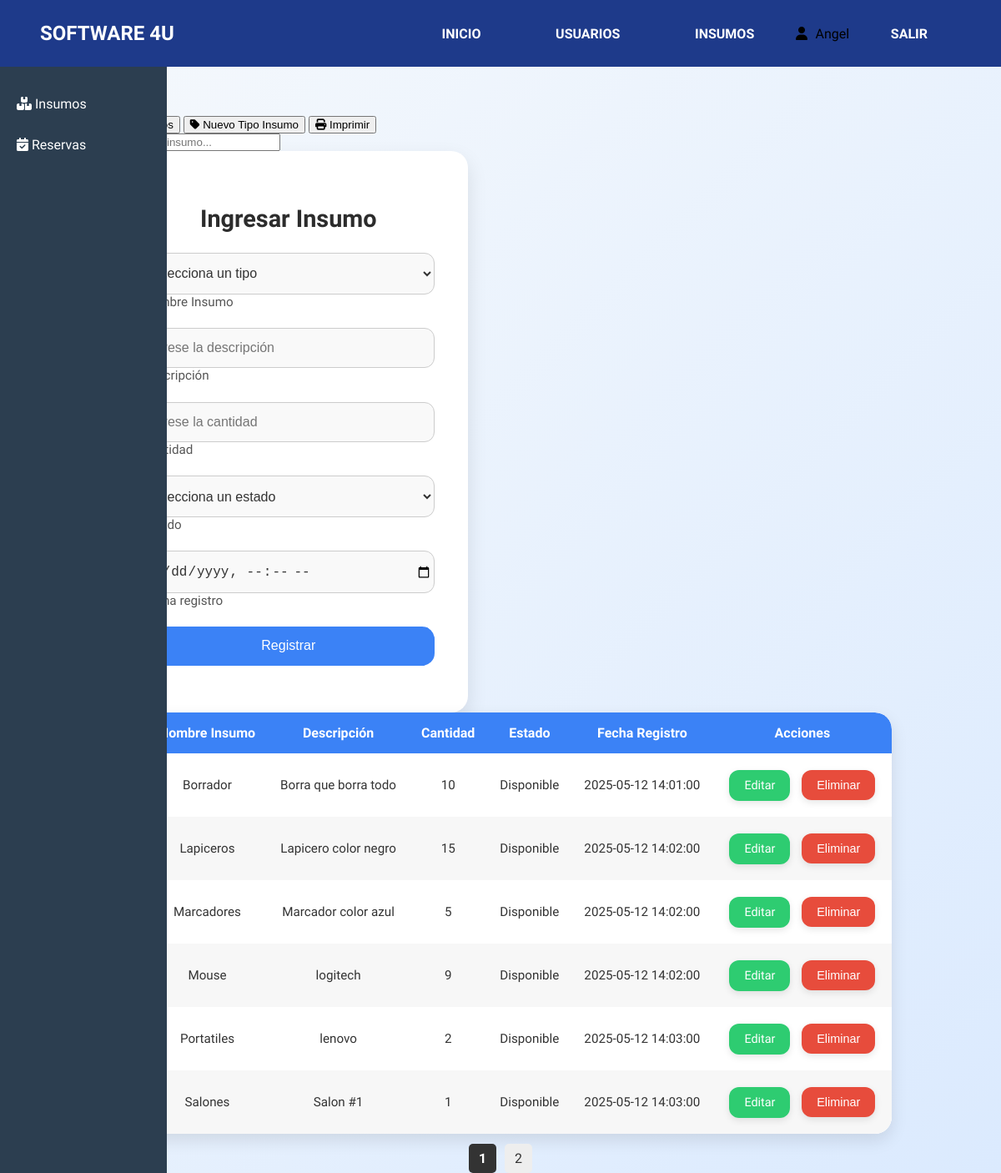
The page /php/administrador/admin-insumos.php (signed in) on the database its author committed.
### tables this page shows
CREATE TABLE
    Insumos (
        id INT AUTO_INCREMENT PRIMARY KEY,
        tipo_id_nombre INT,
        Descripcion TEXT,
        Cantidad INT DEFAULT 1,
        Estado VARCHAR(15),
        FechaRegistro DATETIME,
        FOREIGN KEY (tipo_id_nombre) REFERENCES tipos_insumos (id) ON DELETE SET NULL ON UPDATE CASCADE
    );

CREATE TABLE
    tipos_insumos (
        id INT AUTO_INCREMENT PRIMARY KEY,
        nombre VARCHAR(100) NOT NULL UNIQUE
    );

### php/administrador/admin-insumos.php (the view, shortened to what this page needs)
<?php
include "../../ConexionSQL/paginacion.php";
include '../../assets/includes/header.php';
include '../../assets/includes/sidebar.php';
?>
<!DOCTYPE html>
<html lang="es">
<head>
    <link rel="stylesheet" href="http://localhost/proyectofinal/assets/css/admi-insumos.css">
    <link rel="stylesheet" href="http://localhost/proyectofinal/assets/css/paginacion.css">
    <link rel="stylesheet" href="http://localhost/proyectofinal/assets/css/alerts.css">
</head>
<body>
    <main>
        <div class="container">
            <section class="header">
                <div class="buttons-group">
                    <a href="admin-insumos.php"><button class="btn"><i class="fa-solid fa-boxes-stacked"></i> Insumos</button></a>
                    <a href="admin-tipo-insumo.php"><button class="btn"><i class="fa-solid fa-tag"></i> Nuevo Tipo Insumo</button></a>
                    <button class="btn-imprimir"><i class="fa-solid fa-print"></i> Imprimir</button>
                </div>
                <div class="search-box">
                    <input type="text" placeholder="Buscar insumo..." class="input-search">
                </div>
            </section>
            <section class="content">
                <div class="grid-container">
                    <div class="formulario">
                        <h1>Ingresar Insumo</h1>
                        <form id="form-insumo">
                            <div class="cotainer">
                                <div class="congrup">
                                    <select id="name" name="nombre" class="form_input" required>
                                        <option value="" disabled selected>Selecciona un tipo</option>
                                    </select>
                                    <label for="name" class="form_label">Nombre Insumo</label>
                                </div>
                                <div class="congrup">
                                    <input type="text" id="description" name="descripcion" class="form_input" placeholder="Ingrese la descripción" required>
                                    <label for="description" class="form_label">Descripción</label>
                                </div>
                                <div class="congrup">
                                    <input type="number" id="quantity" name="cantidad" class="form_input" placeholder="Ingrese la cantidad" required>
                                    <label for="quantity" class="form_label">Cantidad</label>
                                </div>
                                <div class="congrup">
                                    <select id="estado" name="estado" class="form_input" required>
                                        <option value="" disabled selected>Selecciona un estado</option>
                                    </select>
                                    <label for="estado" class="form_label">Estado</label>
                                </div>
                                <div class="congrup">
                                    <input type="datetime-local" id="fecha-registro" name="fecha-registro" class="form_input" required>
                                    <label for="fecha-registro" class="form_label">Fecha registro</label>
                                </div>
                                <input type="submit" value="Registrar" class="form_submit">
                            </div>
                        </form>
                    </div>
                    <div class="container-tabla">
                        <div class="crud">
                            <table>
                                <thead>
                                    <tr>
                                        <th>ID</th>
                                        <th>Nombre Insumo</th>
                                        <th>Descripción</th>
                                        <th>Cantidad</th>
                                        <th>Estado</th>
                                        <th>Fecha Registro</th>
                                        <th>Acciones</th>
                                    </tr>
                                </thead>
                                <tbody>
                                    <?php
                                    $paginaActual = isset($_GET['pagina']) ? (int)$_GET['pagina'] : 1;
                                    $registrosPorPagina = 6;
                                    $sqlBase = "SELECT Insumos.id, tipos_insumos.nombre AS TipoNombre, Insumos.Descripcion, Insumos.Cantidad, Insumos.Estado, Insumos.FechaRegistro
                                                FROM Insumos
                                                LEFT JOIN tipos_insumos ON Insumos.tipo_id_nombre = tipos_insumos.id
                                                ORDER BY Insumos.id ASC";
                                    $result = obtenerDatosPaginados($conn, $sqlBase, $paginaActual, $registrosPorPagina);
                                    $totalPaginas = obtenerTotalPaginas($conn, $sqlBase, $registrosPorPagina);
                                    if ($result && $result->num_rows > 0) {
                                        while ($datos = $result->fetch_object()) {
                                            echo "<tr>
                                                    <td>{$datos->id}</td>
                                                    <td>" . htmlspecialchars($datos->TipoNombre) . "</td>
                                                    <td class='descripcion'>" . htmlspecialchars($datos->Descripcion) . "</td>
                                                    <td>{$datos->Cantidad}</td>
                                                    <td>{$datos->Estado}</td>
                                                    <td>{$datos->FechaRegistro}</td>
                                                    <td class='acciones'>
                                                        <a id='editar-{$datos->id}' class='my-button-editar'>Editar</a>
                                                        <button type='button' class='my-button-eliminar' data-id='{$datos->id}'>Eliminar</button>
                                                    </td>
                                                </tr>";
                                        }
                                    } else {
                                        echo "<tr><td colspan='7'>No se encontraron registros.</td></tr>";
                                    }
                                    ?>
                                </tbody>
                            </table>
                        </div>
                        <div class="pagination">
                        </div>
                    </div>
                </div>
            </section>
        </div>
    </main>
</body>
</html>

### assets/css/menu.css (style rules this page uses)
body { padding: 0px; margin: 0px; }

### assets/css/menu-abajo.css (style rules this page uses)
body { margin: 0; font-family: Arial, sans-serif; }

### assets/css/admi-insumos.css (style rules this page uses)
html,body { height: 100%; margin: 0; padding: 0; box-sizing: border-box; font-family: 'Urbanist', 'Rubik', sans-serif; background: linear-gradient(135deg, #f6f9fc, #dbeafe); overflow-x: hidden; }
main { display: flex; justify-content: center; align-items: flex-start; gap: 40px; flex-wrap: wrap; margin-top: 120px; }
.formulario { background-color: white; width: 100%; max-width: 350px; padding: 2.5em 2.5em; border-radius: 20px; box-shadow: 0 10px 25px rgba(0, 0, 0, 0.1); text-align: center; animation: fadeIn 1s ease-in-out; margin: 0; }
.formulario h1 { color: #2c2c2c; font-size: 1.8rem; animation: slideUp 1s ease-in-out; font-weight: "bold"; }
.formulario .cotainer { display: grid; gap: 1em; animation: slideUp 1s ease-in-out; }
.formulario .congrup { position: relative; display: flex; flex-direction: column; }
.form_input { width: 100%; padding: 0.9em 0.1em; border: 1px solid #ccc; border-radius: 12px; background-color: #f9f9f9; font-size: 1rem; color: #333; transition: border 0.3s ease, box-shadow 0.3s ease; }
.form_label { text-align: left; margin-bottom: 0.4em; font-size: 0.95rem; color: #555; }
.form_submit { background-color: #3B82F6; color: white; font-size: 1rem; font-weight: 500; padding: 0.9em; border: none; border-radius: 15px; cursor: pointer; transition: background-color 0.3s ease, transform 0.2s ease; }
.crud { width: 100%; max-width: 1000px; background-color: #fff; border-radius: 20px; overflow: hidden; box-shadow: 0 8px 20px rgba(0, 0, 0, 0.1); overflow-x: auto; animation: slideUp 1s ease-in-out; }
table { width: 100%; border-collapse: collapse; border-radius: 20px; overflow: hidden; background-color: #ffffff; }
thead { background-color: #3B82F6; color: white; }
thead th { padding: 15px; font-size: 1rem; font-weight: 600; text-align: center; }
tbody tr { transition: background-color 0.2s ease; }
tbody tr:nth-child(even) { background-color: #f7f7f7; }
td { padding: 15px; text-align: center; font-size: 0.95rem; color: #333; }
td.descripcion { max-width: 200px; white-space: nowrap; overflow-x: auto; overflow-y: hidden; }
.my-button-editar, .my-button-eliminar { padding: 10px 18px; margin: 5px; border: none; border-radius: 12px; cursor: pointer; font-size: 0.9rem; transition: background-color 0.3s ease, transform 0.2s ease; box-shadow: 0 3px 8px rgba(0, 0, 0, 0.1); }
.my-button-editar { background-color: #2ecc71; color: white; }
.my-button-eliminar { background-color: #e74c3c; color: white; }

### rows shown on the page
insumos: tipo_id_nombre.nombre "Borrador", Descripcion "Borra que borra todo", Cantidad "10", Estado "Disponible", FechaRegistro "2025-05-12 14:01:00"
insumos: tipo_id_nombre.nombre "Lapiceros", Descripcion "Lapicero color negro", Cantidad "15", Estado "Disponible", FechaRegistro "2025-05-12 14:02:00"
insumos: tipo_id_nombre.nombre "Marcadores", Descripcion "Marcador color azul", Cantidad "5", Estado "Disponible", FechaRegistro "2025-05-12 14:02:00"
insumos: tipo_id_nombre.nombre "Mouse", Descripcion "logitech", Cantidad "9", Estado "Disponible", FechaRegistro "2025-05-12 14:02:00"
insumos: tipo_id_nombre.nombre "Portatiles", Descripcion "lenovo", Cantidad "2", Estado "Disponible", FechaRegistro "2025-05-12 14:03:00"
insumos: tipo_id_nombre.nombre "Salones", Descripcion "Salon #1", Cantidad "1", Estado "Disponible", FechaRegistro "2025-05-12 14:03:00"

### other values the page prints
$_SESSION['nombre'] "Angel"
